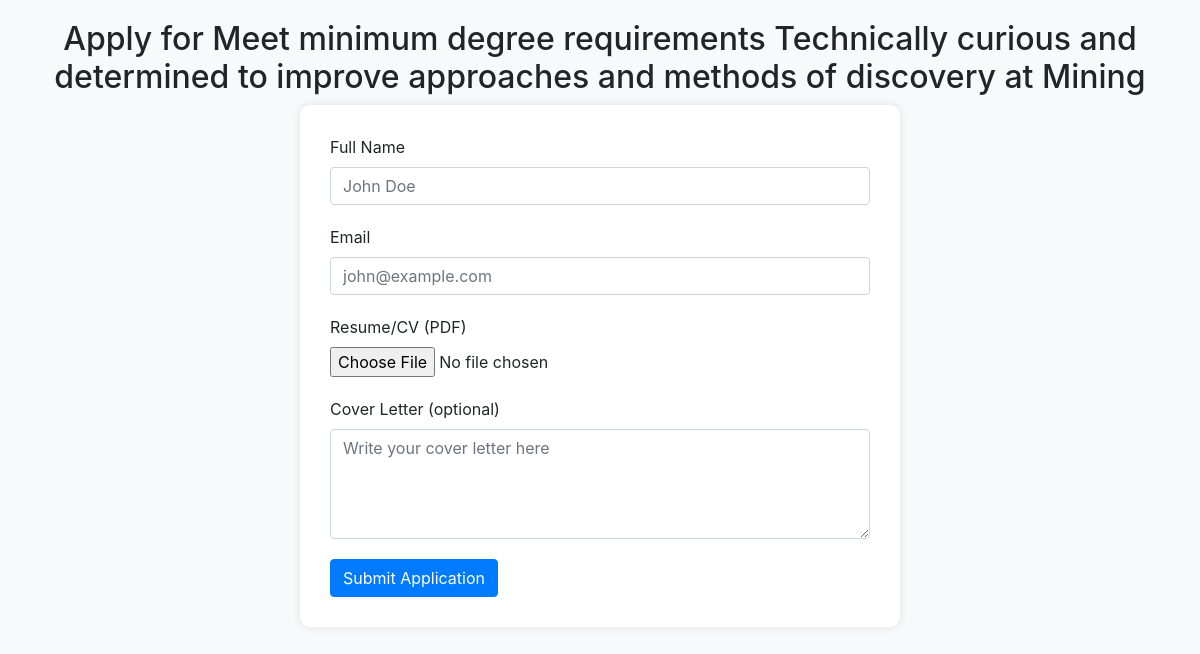
The page /apply_job/1/83/ on the database its author committed.
### myapp/models.py (models this page shows, shortened)
class Job(models.Model):
    title = models.CharField(max_length=255)
    Description=models.TextField()
    JobType = models.CharField(max_length=255)
    industry = models.ForeignKey(Industry, on_delete=models.CASCADE)
    Companyname = models.CharField(max_length=200)
    salary = models.CharField(max_length=300)
    Location=models.CharField(max_length=200)

class Industry(models.Model):
    name = models.CharField(max_length=255)

### myapp/views.py (the view)
# urls.py: path('apply_job/<int:industry_id>/<int:job_id>/', apply_job, name='apply_job'),
def apply_job(request, industry_id, job_id):
    if request.method == 'POST':
        full_name = request.POST.get('full_name')
        email = request.POST.get('email')
        resume = request.FILES.get('resume')
        cover_letter = request.POST.get('cover_letter')
        print(full_name)
        print(email)
        print(resume)
        job_application = JobApplication.objects.create(
            job_id=job_id,
            name=full_name,
            email=email,
            resume=resume,
            cover_letter=cover_letter,
        )
        job_application.save()
        return redirect('myapp:success')  # Redirect to a success page after submission
    else:
        context = {
            'job': Job.objects.get(pk=job_id),
            'industry': Industry.objects.get(pk=industry_id),
        }
        return render(request, 'job_application_form.html', context)

### myapp/templates/job_application_form.html (shortened to what this page needs)
<!DOCTYPE html>
<html lang="en">
<head>
    <link rel="stylesheet" href="https://stackpath.bootstrapcdn.com/bootstrap/4.3.1/css/bootstrap.min.css">
</head>
<body>
    <div class="container">
        <h2 class="text-center">Apply for {{ job.title }} at {{ industry.name }}</h2>
        <form class="application-form" method="post" action="{% url 'myapp:apply_job' industry_id=industry.id job_id=job.id %}">
            <div class="form-group">
                <label for="full_name">Full Name</label>
                <input type="text" class="form-control" id="full_name" name="full_name" placeholder="John Doe" required>
            </div>
            <div class="form-group">
                <label for="email">Email</label>
                <input type="email" class="form-control" id="email" name="email" placeholder="john@example.com" required>
            </div>
            <div class="form-group">
                <label for="resume">Resume/CV (PDF)</label>
                <input type="file" class="form-control-file" id="resume" name="resume" accept=".pdf" required>
            </div>
            <div class="form-group">
                <label for="cover_letter">Cover Letter (optional)</label>
                <textarea class="form-control" id="cover_letter" name="cover_letter" rows="4" placeholder="Write your cover letter here"></textarea>
            </div>
            <button type="submit" class="btn btn-primary">Submit Application</button>
        </form>
    </div>
</body>
</html>

### myapp/templates/job_application_form.html (style rules this page uses)
body { background-color: #f8f9fa; padding: 20px; }
.application-form { max-width: 600px; margin: 0 auto; background-color: #ffffff; padding: 30px; border-radius: 10px; box-shadow: 0 0 10px rgba(0, 0, 0, 0.1); }
.form-group { margin-bottom: 20px; }

### rows shown on the page
Job: title "Meet minimum degree requirements Technically curious and determined to improve approaches and methods of discovery"
Industry: name "Mining"
